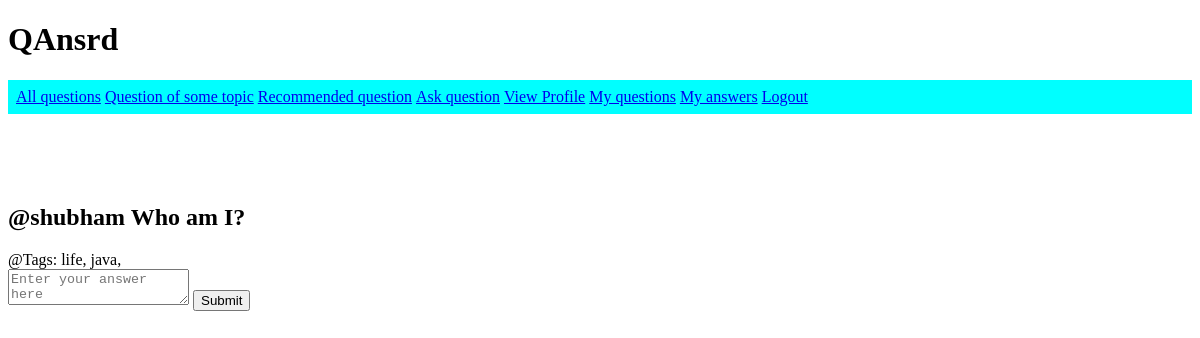
The page /qs/2 (signed in) on the database as committed earlier.
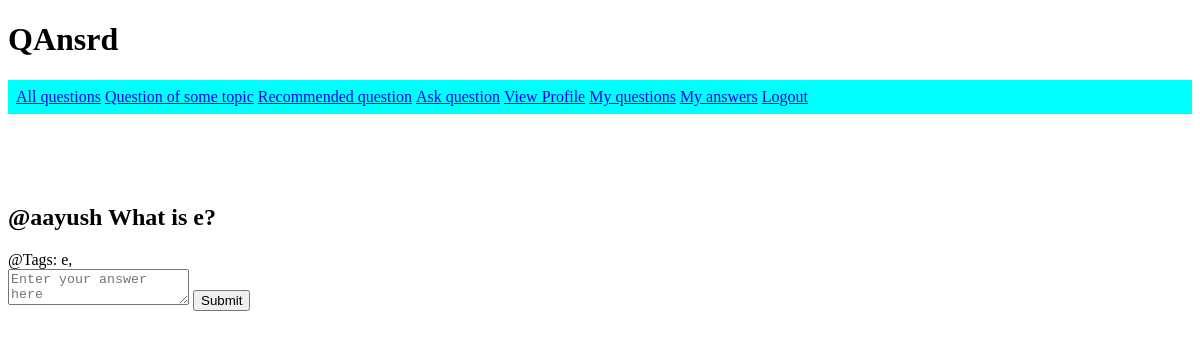
The same page on the database as committed later.
### models.py (models this page shows, shortened)
class User(db.Model):
    id = db.Column(db.Integer, primary_key=True)
    uname = db.Column(db.String(30))
    upass = db.Column(db.String(30))
    email = db.Column(db.String(30))
    name = db.Column(db.String(30))
    roll_no = db.Column(db.String(20))
    branch = db.Column(db.String(30))
    usertags = db.relationship('UserTag', backref='user', lazy="dynamic")
    questions = db.relationship('Question', backref='user', lazy="dynamic")
    answers =  db.relationship('Answer', backref='user', lazy="dynamic")

class Question(db.Model):
    id = db.Column(db.Integer, primary_key=True)
    question_text = db.Column(db.String(1000))
    user_id = db.Column(db.Integer, db.ForeignKey('user.id'))
    question_tags = db.relationship('QuestionTag', backref='question', lazy = 'dynamic')#relatioship with question
    answers = db.relationship('Answer', backref='question', lazy = 'dynamic')

class QuestionTag(db.Model):
    id = db.Column(db.Integer, primary_key=True)
    name = db.Column(db.String(1000))
    question_id = db.Column(db.Integer, db.ForeignKey('question.id'))

### app.py (the view)
@app.route('/qs/<id>', methods=['POST', 'GET'])
def questions_page(id):
    question = Question.query.filter_by(id=id).first_or_404()
    uname = session['user']
    user = User.query.filter_by(uname=uname).first()
    if request.method == 'POST':
        answer_text = request.form['answer']
        answer = Answer(answer_text, user, question)
        db.session.add(answer)
        db.session.commit()
        print(question.answers.all())
    return render_template('question.html', question=question)

### templates/question.html (shortened to what this page needs)
{% extends "base.html" %}
{% block body %}
<h2>
  @{{question.user.uname}} {{ question.question_text }}
</h2>
  @Tags: {% for tag in question.question_tags.all() %}
  {{ tag.name }},
  {% endfor %}
<form action="#" method="POST">
  <textarea name="answer" placeholder="Enter your answer here"></textarea>
  <button>Submit</button>
</form>
{% endblock %}

Rows that differ between the two databases and show on the page:
removed User: user.uname "shubham"
no longer on this page (row edited): QuestionTag: name "life"
no longer on this page (row edited): QuestionTag: name "java"
now on this page (row edited): User: user.uname "aayush"
changed Question: question_text "Who am I?" → "What is e?"
now on this page (row edited): QuestionTag: name "e"
